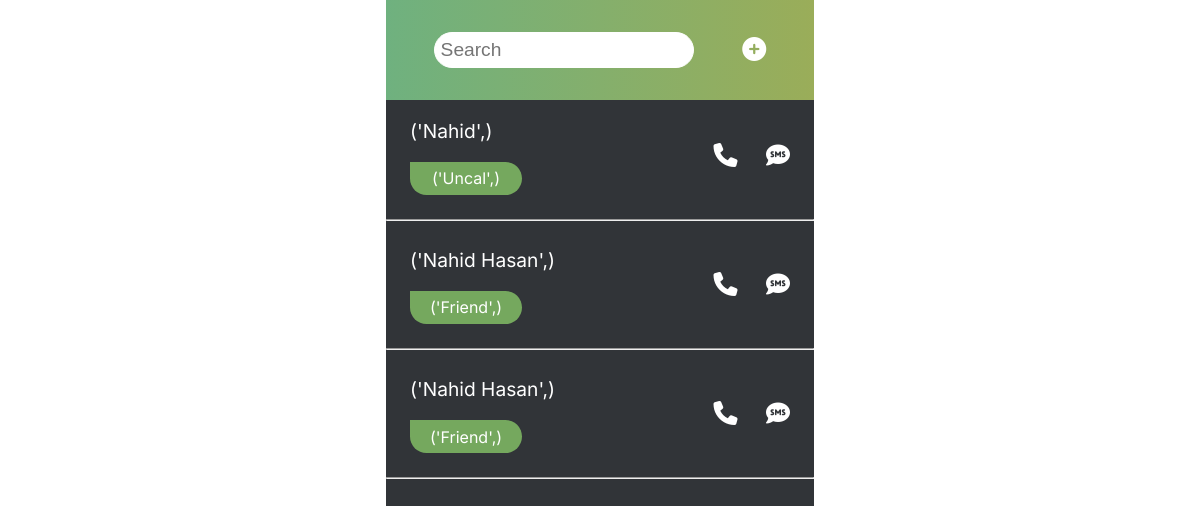
The app's page /, older data.
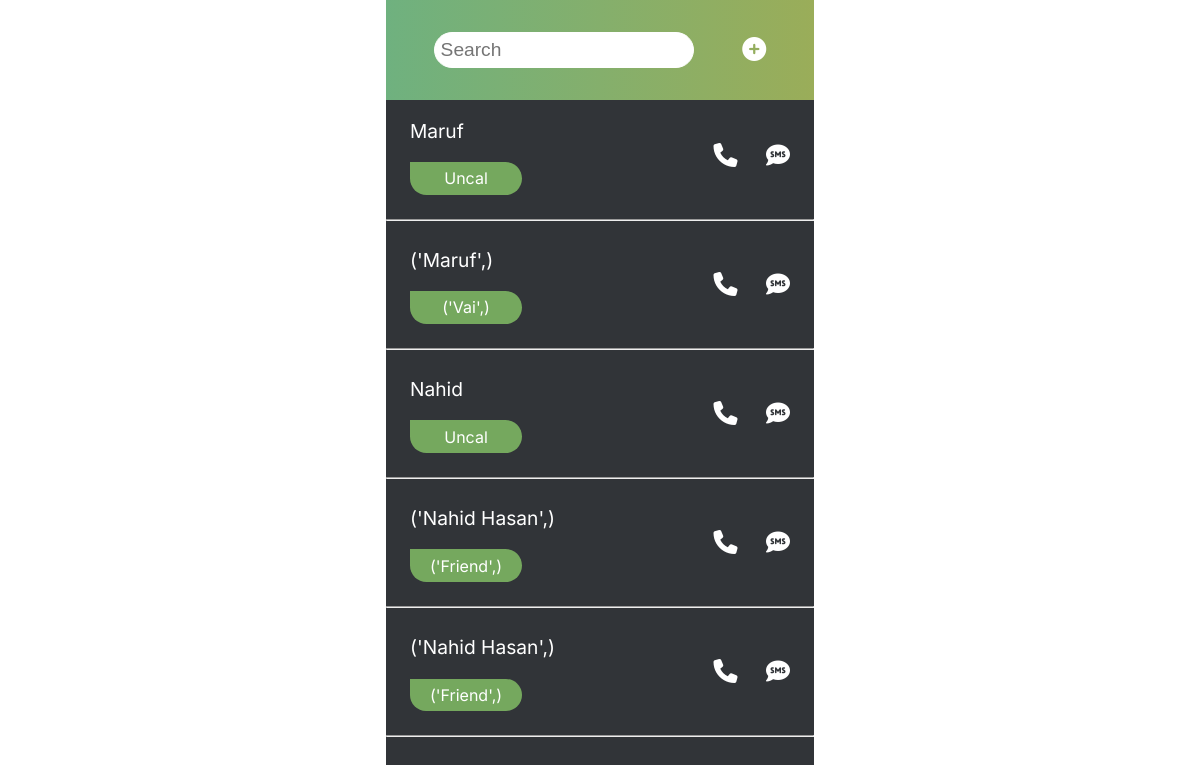
The same page, newer data.
### contacts_list/models.py (models this page shows, shortened)
class Contact(models.Model):
    full_name=models.CharField(max_length=80)
    relationship=models.CharField(max_length=20)
    phone_number=models.CharField(max_length=15)
    email=models.EmailField(max_length=254)
    address=models.TextField()

### contacts_list/views.py (the view)
# urls.py: path('',views.index,name='index'),
def index(request):
    contacts=Contact.objects.all()
    return render(request,'index.html',{'contacts':contacts})

### templates/index.html (shortened to what this page needs)
{% load static %}
<!DOCTYPE html>
<html>
<head>
    <link rel="stylesheet" type="text/css" href="{% static 'style.css' %}">
</head>
<body>
	<div class="container">
		<header class="header">
			<form class="search-bar">
				<input type="search-name" class="contact-search" name="search-area" placeholder="Search">
			</form>
			<a href="{% url 'add-contacts' %}"><i class="fas fa-plus-circle add"></i></a>
		</header>
		<section class="contacts-library">
			<ul class="contacts-list">
			{% for contact in contacts reversed %}
				<a href="{% url 'profile' contact.id %}">
					<div class="contact-section">
						<li class="list__item">
							<p class="contact-name">{{contact.full_name|title}}</p>
							<p class="relationship">{{contact.relationship|title}}</p>
						</li>
						<li class="list__item">
							<i class="fas fa-phone"></i>
							<i class="fas fa-sms text"></i>
						</li>
					</div>
				</a>
				<hr>
				{% endfor %}
			</ul>
		</section>
	</div>
</body>
</html>

### static/style.css (style rules this page uses)
body { font-family: 'Inter', sans-serif; margin: 0; }
.container { max-width: 428px; margin: 0 auto; background-color: #313438; height: 100vh; }
a { text-decoration: none; }
.header { display: flex; justify-content: space-evenly; color: #fff; background: linear-gradient(90deg, rgba(111,177,127,1) 0%, rgba(154,173,89,1) 100%); padding: 2em 0; align-items: center; }
.contact-search { font-size: 1.2em; padding:.3em .3em; border-radius: 100px; border:1px solid white; outline: none; }
.contacts-library { background: #313438; }
.add { color: #fff; font-size: 1.5em; }
i { color: #fff; font-size: 1.5em; }
.contact-name { color: #fff; font-size: 1.2em; }
ul { margin: 0; padding: 0; width: 100%; }
hr { border: 1px solicontactd #494a4b; }
.list__item { list-style: none; }
.relationship { color: #fff; width: 6em; text-align: center; padding: .4em .5em; border-radius: 100px; border-top-left-radius: 0; background-color: #75A85E; }
.contact-section { display: flex; justify-content: space-between; align-items: center; padding: 0 1.5em; transition: 0.3s; }
.text { padding-left: 1em; }

Row changes from the older to the newer data that the page shows:
added Contact: full_name "Maruf", relationship "Uncal"
added Contact: full_name "('Maruf',)", relationship "('Vai',)"
changed Contact: full_name "('Nahid',)" → "Nahid"; relationship "('Uncal',)" → "Uncal"
